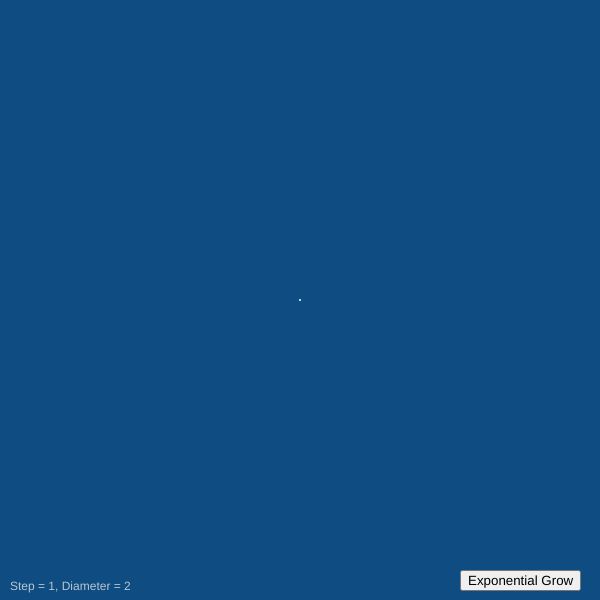
Frame 1 (no input)
Frame 60 (no input): identical to frame 1, image omitted
Frame 120 (the mouse pressed at the canvas centre since frame 60): identical to frame 1, image omitted

The p5.js sketch that drew this single still picture (run headless with seeded random() and noise() and a simulated clock; from frame 60 on, the mouse is pressed at the canvas centre):

// p5.js sketch
// ── sketch.js
var step = 1;
let button;

//This line creates a new variable named "step" and says that it
//should have a value of 1 at the very beginning of the program.

function setup() {
  createCanvas(600, 600);
  button = createButton('Exponential Grow');
  button.position(460, 570);
  button.mousePressed(growButton);
  
}

function draw() {
  background(color('#0F4C81'));
  x = pow(2, step)
  fill(color('#B5C7D3'));
  // text("Click anywhere in this window.", 10, 20);
  text("Step = " + step + ", Diameter = " + x, 10, 590);
  fill(color("#F93156,50%,50%,0.5"));
  noStroke();
  ellipse(300, 300, x, x);
   if (x>512){
     fill(color('#0F4C81'));
    text("it is everywhere ...", 280,300);
   }
  // ellipse(x, x, 100, 100);
  //In p5, this is how you write text on the screen.  Notice that
  //the variables (they're named "step" and "x") are outside of
  //the quotes, but everything else is inside of the quotes.
}

function growButton() {
  step = step + 1;
  //Each time you click on the screen, the variable named "step"
  //grows by 1.  Then, the "draw" function makes a new circle
  //with a bigger diameter.
}

/*
THINGS TO TRY:
1) How can you change line 12 so that the circle gets bigger 
   really quickly?  How can you make the circle get bigger very
   gradually?
2) What happens if you change the number at the end of line 22?
3) See what happens if you change line 13 so that it looks like
   this: ellipse(x, x, 50, 100);
   What happens?  Why?
*/
